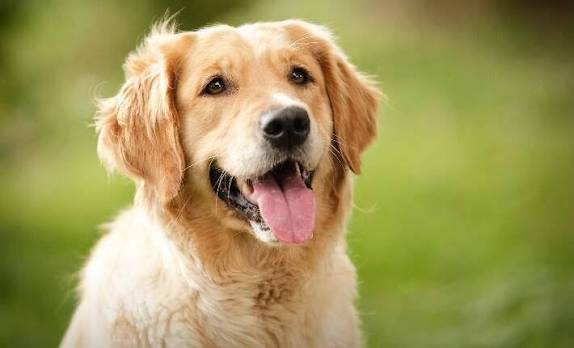
#> input picture images/dog.jpg, 574 x 348 px
$ python threshold.py
#> lines starting #> are read from the running program, lines starting #| are printed output that depends on the picture; after the words box and inside, x2 and y2 are one past the last pixel; in counts of white or black regions, pixels touching at a corner belong together
import cv2 as cv

img = cv.imread("images/dog.jpg")
#> img is the input picture: shape (348, 574, 3); mean B, G, R 89.7, 151.2, 160.7
gray = cv.cvtColor(img,cv.COLOR_BGR2GRAY)
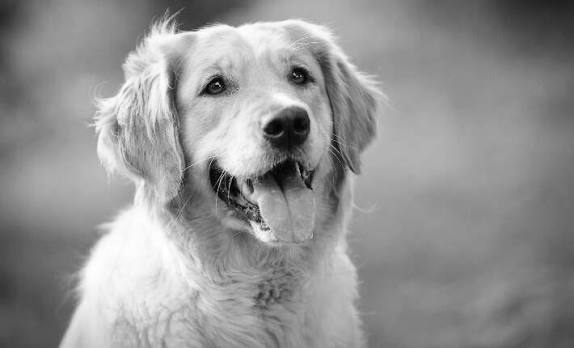
#> gray: shape (348, 574); min 1, max 255, mean 147

threshold,thresh = cv.threshold(gray,thresh=100,maxval=255,type=cv.THRESH_BINARY)
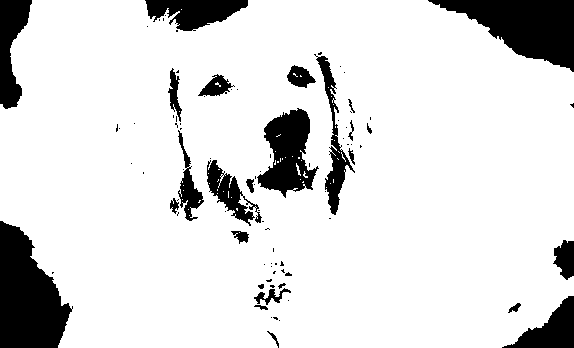
#> thresh: shape (348, 574); 86.5% white; 88 black regions (62 under 20 px), largest, box (x1, y1, x2, y2) and area: (0, 221, 73, 348) 6138, (428, 0, 574, 72) 5543, (257, 108, 319, 198) 3096
cv.imshow("gray",thresh)
cv.waitKey(0)

$ run again, with images/test.webp saved as images/dog.jpg
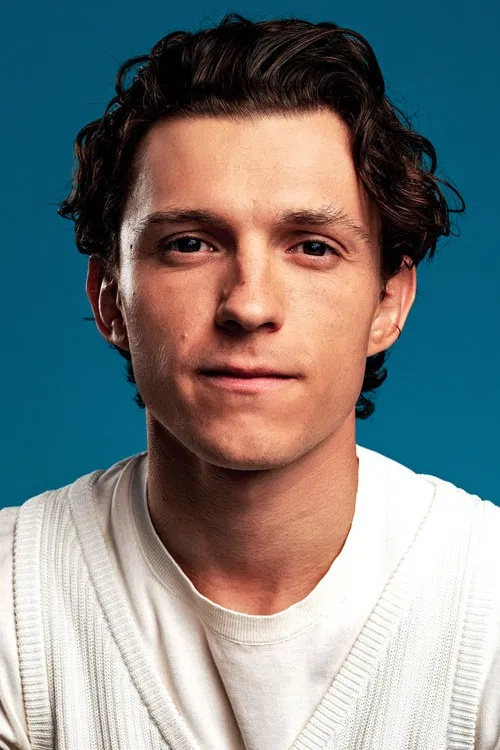
#> input picture images/test.webp, 500 x 750 px
#> img is the input picture: shape (750, 500, 3); mean B, G, R 127.8, 127.7, 122.9
#> `gray = cv.cvtColor(img,cv.COLOR_BGR2GRAY)`:
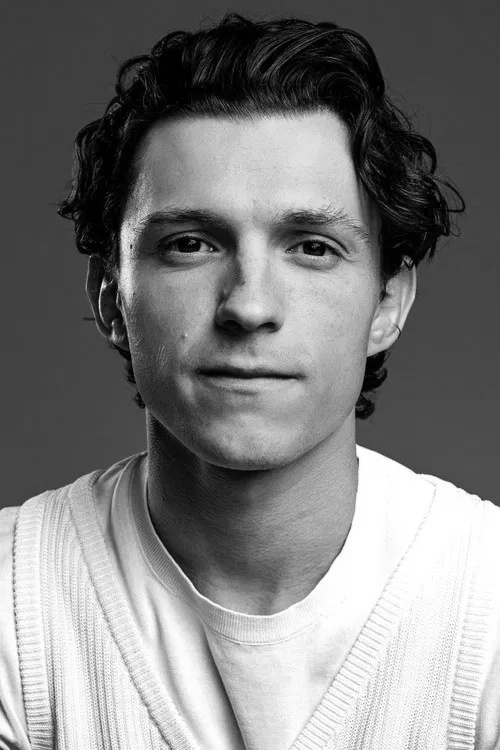
#> gray: shape (750, 500); min 0, max 255, mean 126.3
#> `threshold,thresh = cv.threshold(gray,thresh=100,maxval=255,type=cv.THR..`:
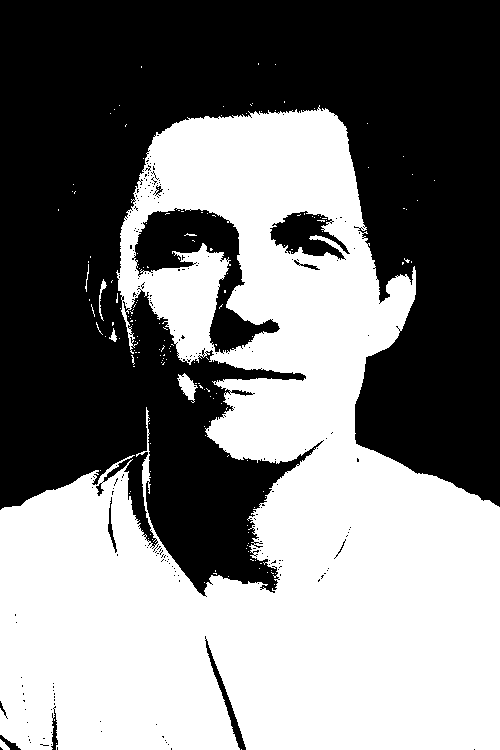
#> thresh: shape (750, 500); 49.3% white; 172 white regions (165 under 20 px), largest, box (x1, y1, x2, y2) and area: (0, 105, 500, 750) 183889, (177, 373, 198, 403) 297, (99, 279, 107, 321) 91
